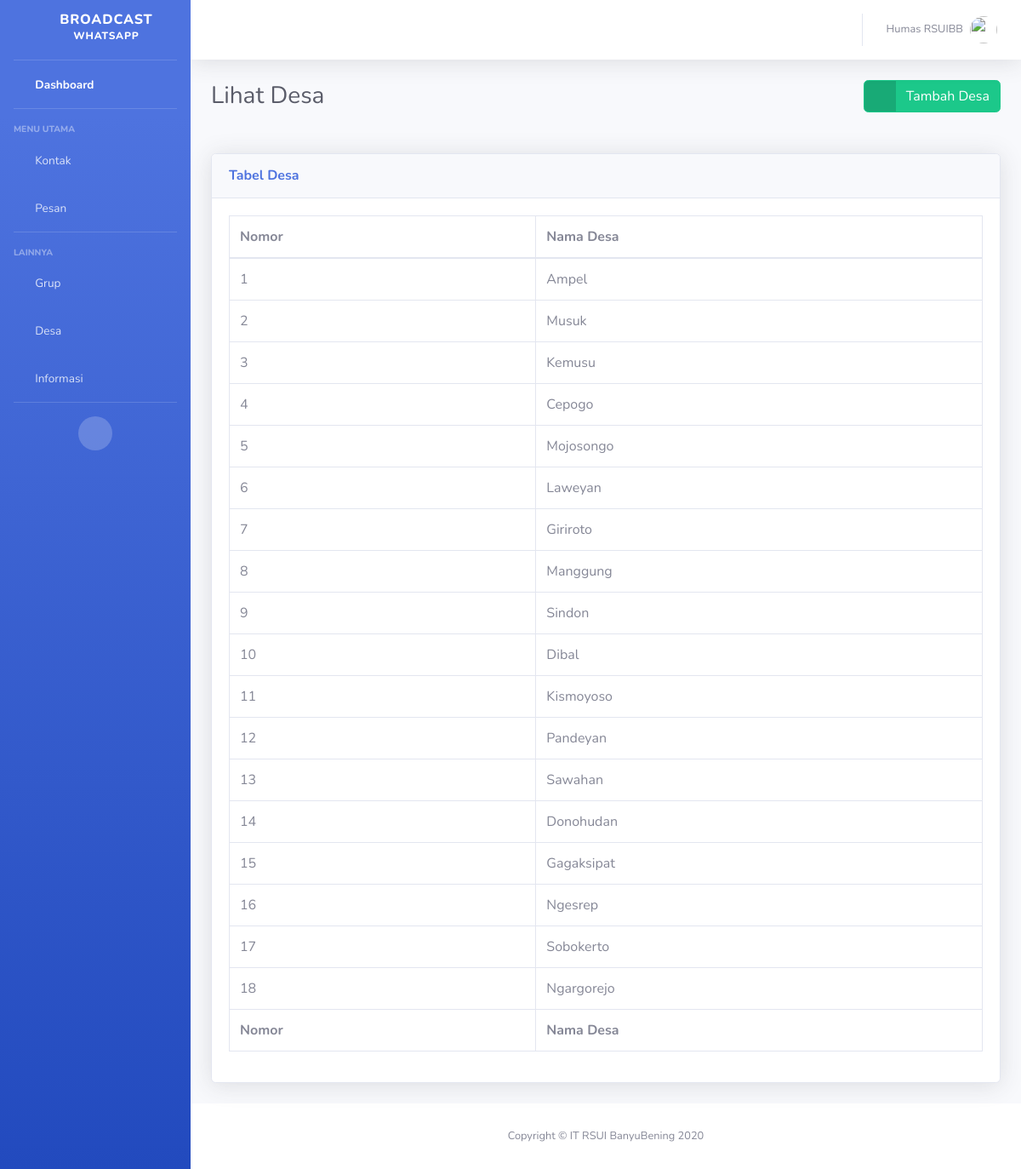
Page /desa/ on the earlier database version.
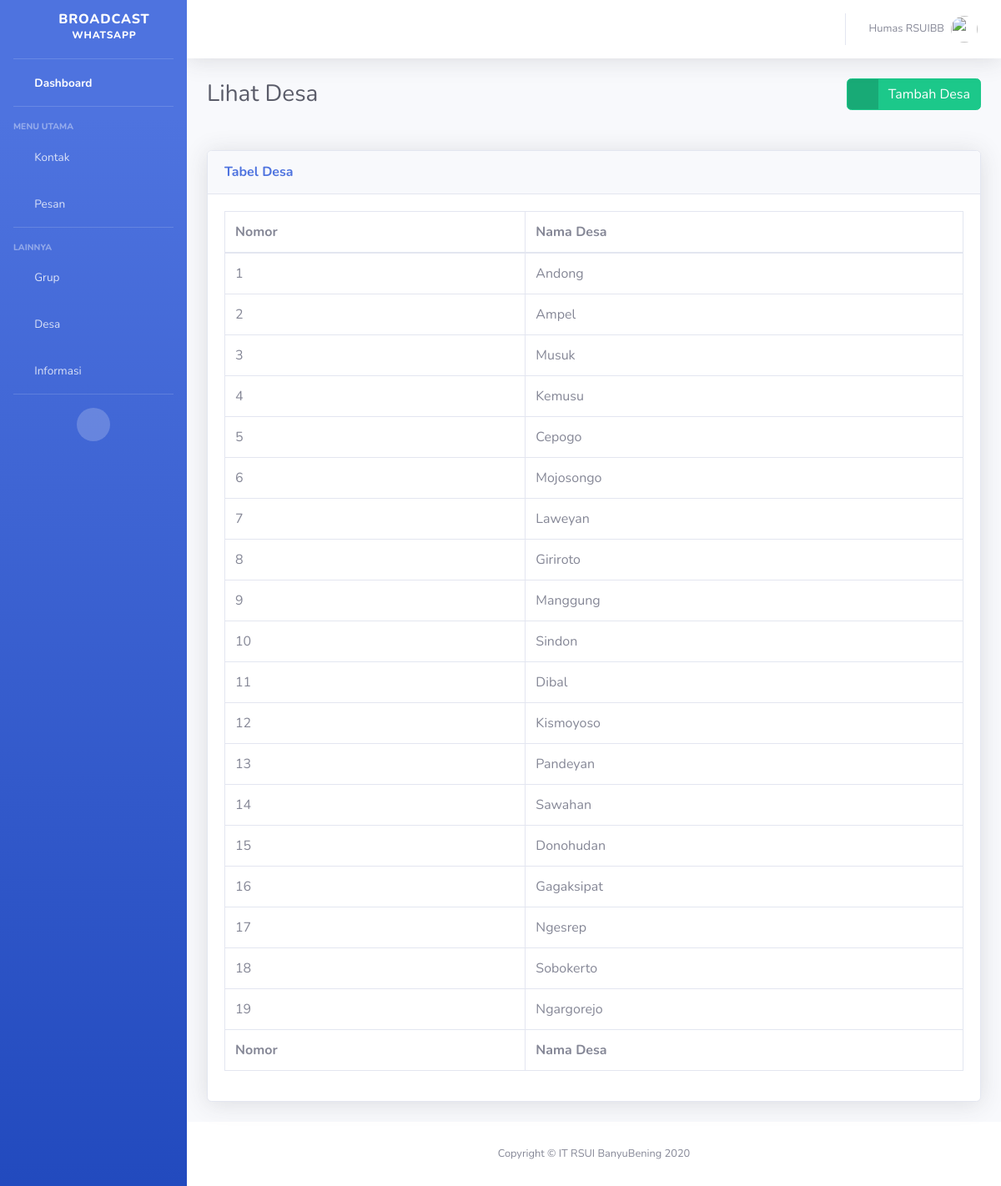
Same page on the later database version.
### desa/models.py (models this page shows, shortened)
class Desa(models.Model):
    name = models.CharField(max_length=100)

### desa/views.py (the view)
# urls.py: path('', DesaListView.as_view(), name="index"),
class DesaListView(TemplateView):
    template_name   = 'desa/index.html'
    def get_context_data(self, *args, **kwargs):
        desas  = reversed(Desa.objects.all().order_by('id'))
        context = {
            'Judul'         : 'Lihat Desa',
            'Judul_Tabel'   : 'Tabel Desa',
            'Desas'         : desas,
        }
        return context

### desa/templates/desa/index.html (shortened to what this page needs)
{% extends 'base.html' %}
{% load static %}
{% block styles_custom %}
<link href="{% static "vendor/datatables/dataTables.bootstrap4.min.css" %}" rel="stylesheet">
{% endblock styles_custom %}
{% block heading %}
<div class="d-sm-flex align-items-center justify-content-between mb-4">
    <h1 class="h3 mb-0 text-gray-800">{{Judul}}</h1>
    <a href="{% url "desa:tambah" %}" class="btn btn-success btn-icon-split">
        <span class="icon text-white-50">
            <i class="fas fa-plus"></i>
        </span>
        <span class="text">Tambah Desa</span>
    </a>
</div>
{% endblock heading %}
{% block data_table %}
<div class="card shadow mb-4">
    <div class="card-header py-3">
        <h6 class="m-0 font-weight-bold text-primary">{{Judul_Tabel}}</h6>
    </div>
    <div class="card-body">
        <div class="table-responsive">
        <table class="table table-bordered" id="dataTable" width="100%" cellspacing="0">
            <thead>
                <tr>
                    <th>Nomor</th>
                    <th>Nama Desa</th>
                </tr>
            </thead>
            <tfoot>
                <tr>
                    <th>Nomor</th>
                    <th>Nama Desa</th>
                </tr>
            </tfoot>
            <tbody>
                {% for desa in Desas %}
                <tr>
                    <td>{{forloop.counter}}</td>
                    <td>{{desa.name}}</td>
                </tr>
                {% endfor %}
            </tbody>
        </table>
        </div>
    </div>
</div>
{% endblock data_table %}

Differences in the rows shown:
added Desa: name "Andong"
